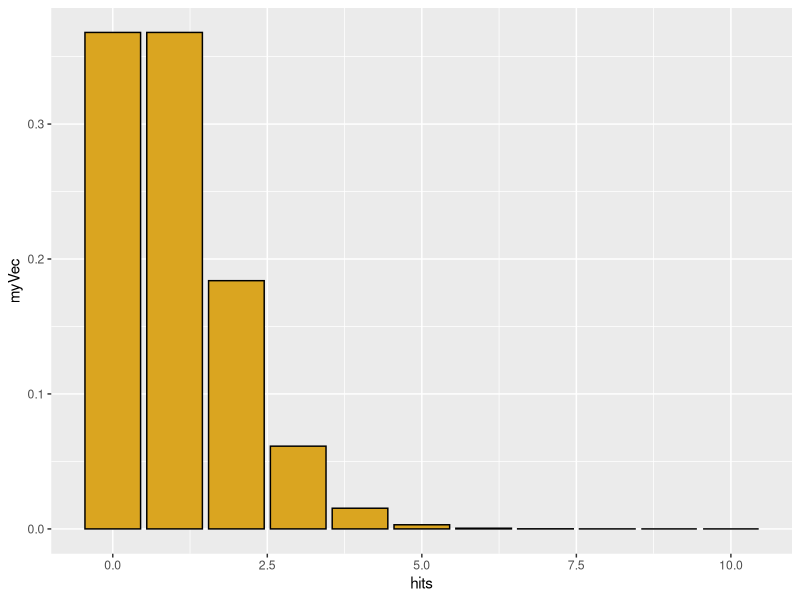
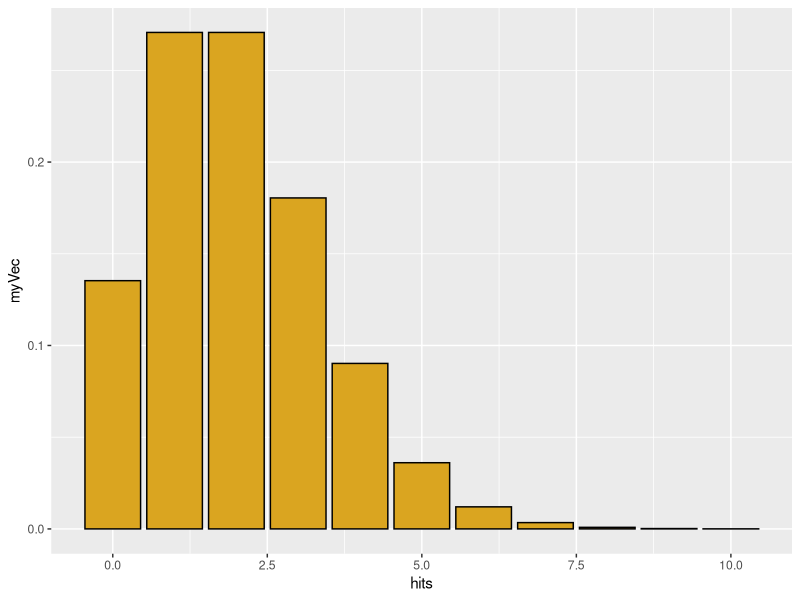
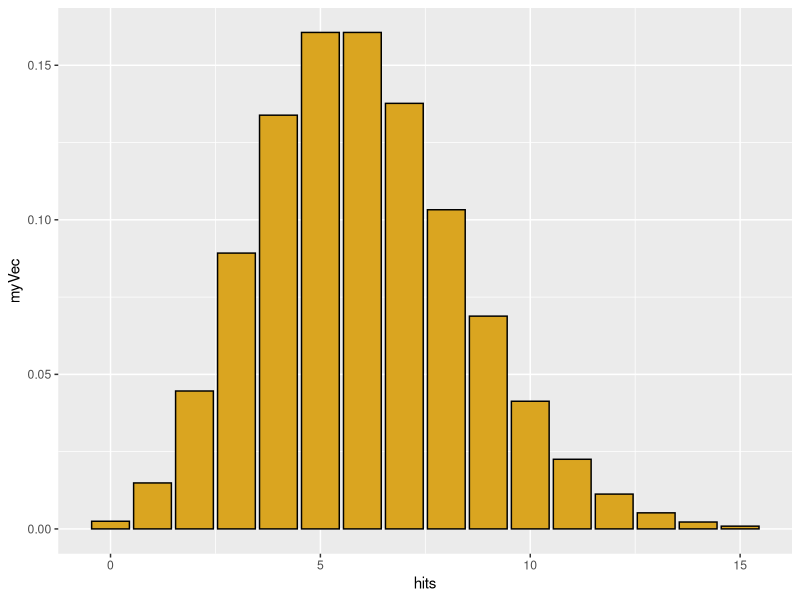
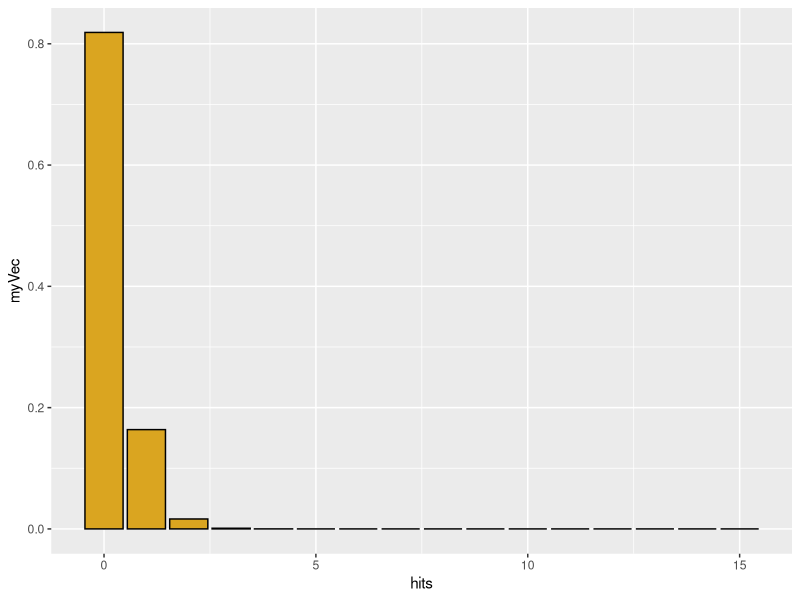
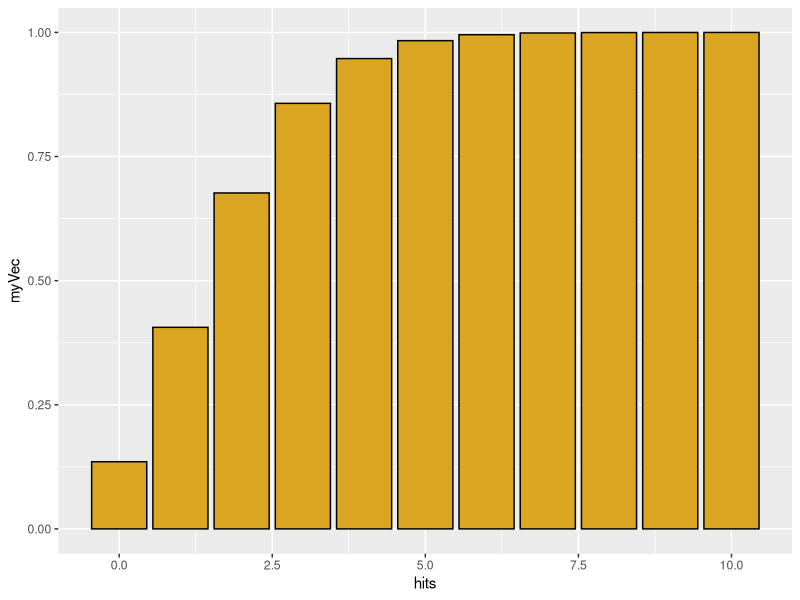
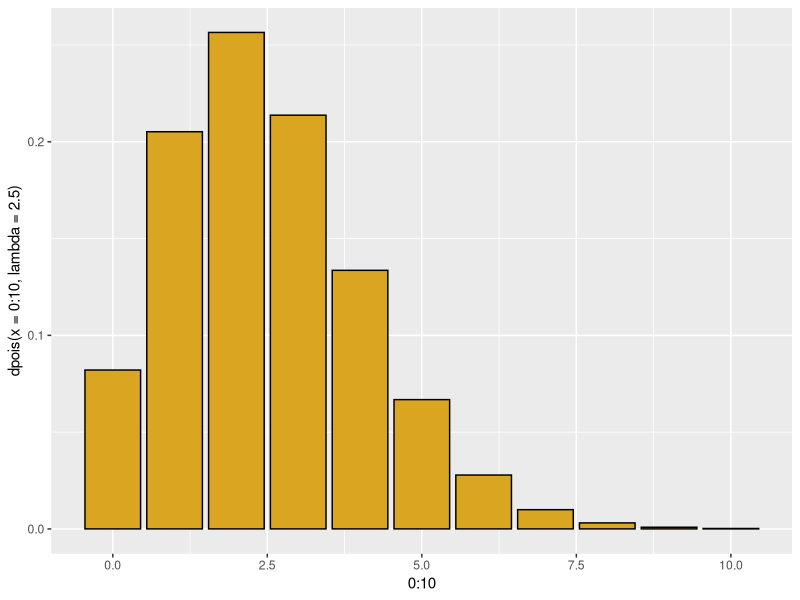
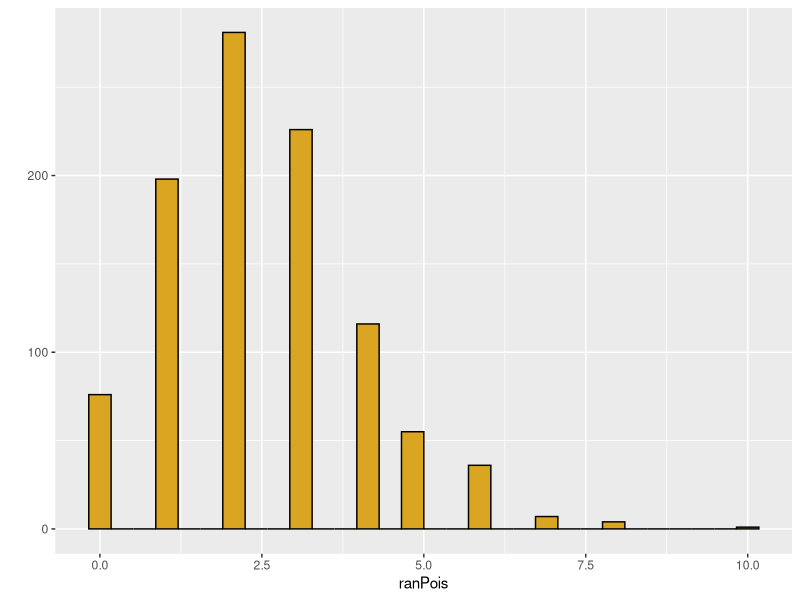
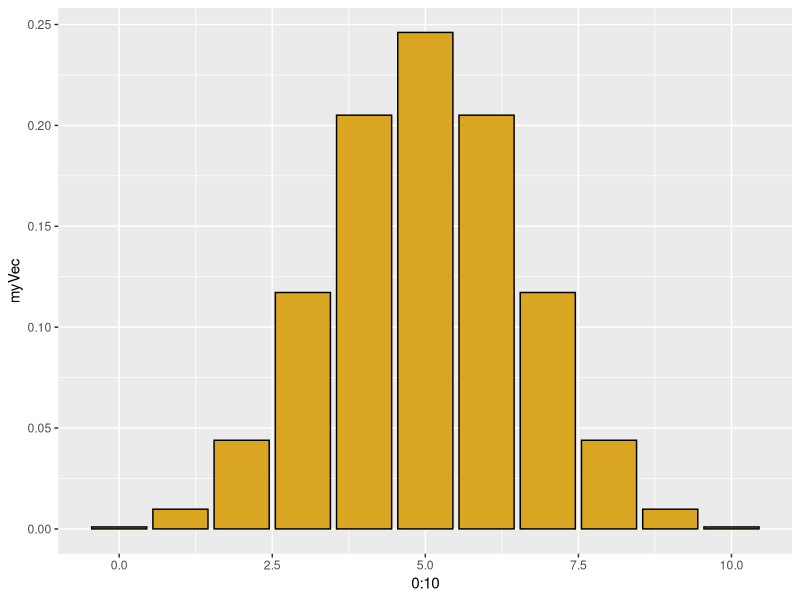

The R source for these figures, in order:
## ---- chunk 1
knitr::opts_chunk$set(eval = FALSE, message=FALSE)
## ---- chunk 2
library(ggplot2)
library(MASS)
#-------------------------------------------------
# Poisson distribution
# Discrete X >= 0
# Random events with a constant rate lambda
# (observations per time or per unit area)
# Parameter lambda > 0

# "d" function generates probability density
hits <- 0:10
myVec <- dpois(x=hits,lambda=1)
qplot(x=hits,y=myVec,geom="col",color=I("black"),fill=I("goldenrod"))

myVec <- dpois(x=hits,lambda=2)
qplot(x=hits,y=myVec,geom="col",color=I("black"),fill=I("goldenrod"))

hits <- 0:15
myVec <- dpois(x=hits,lambda=6)
qplot(x=hits,y=myVec,geom="col",color=I("black"),fill=I("goldenrod"))


hits <- 0:15
myVec <- dpois(x=hits,lambda=0.2)
qplot(x=hits,y=myVec,geom="col",color=I("black"),fill=I("goldenrod"))

sum(myVec)  # sum of density function = 1.0 (total area under curve)

# for a Poisson distribution with lambda=2, 
# what is the probability that a single draw will yield X=0?

dpois(x=0,lambda=2)

# "p" function generates cumulative probability density; gives the 
# "lower tail" cumulative area of the distribution

hits <- 0:10
myVec <- ppois(q=hits,lambda=2)
qplot(x=hits,y=myVec,geom="col",color=I("black"),fill=I("goldenrod"))


# for a Poisson distribution with lambda=2, 
# what is the probability that a single random draw will yield X <= 1?

ppois(q=1, lambda=2)


# We could also get this through dpois
p1 <- dpois(x=0,lambda=2)
p1
p2 <- dpois(x=1,lambda=2)
p2
p1 + p2


# The q function is the inverse of p
# What is the number of hits corresponding to 50% of the probability mass
qpois(p=0.5,lambda=2.5)
qplot(x=0:10,y=dpois(x=0:10,lambda=2.5),geom="col",color=I("black"),fill=I("goldenrod"))

# but distribution is discrete, so this is not exact
ppois(q=2,lambda=2.5)

# finally, we can simulate individual values from a poisson
ranPois <- rpois(n=1000,lambda=2.5)
qplot(x=ranPois,color=I("black"),fill=I("goldenrod"))


# for real or simulated data, we can use the quantile
# function to find the empirical  95% confidence interval on the data

quantile(x=ranPois,probs=c(0.025,0.975))
## ---- chunk 3
#-------------------------------------------------
# Binomial distribution
# p = probability of a dichotomous outcome
# size = number of trials
# x = possible outcomes
# outcome x is bounded between 0 and number of trials

# use "d" binom for density function
hits <- 0:10
myVec <- dbinom(x=hits,size=10,prob=0.5)
qplot(x=0:10,y=myVec,geom="col",color=I("black"),fill=I("goldenrod"))

# what is probability of getting 5 heads out of 10 tosses?
dbinom(x=5,size=10,prob=0.5)

# of course, the coin can be a biased one
myVec <- dbinom(x=hits,size=10,prob=0.95)
qplot(x=0:10,y=myVec,geom="col",color=I("black"),fill=I("goldenrod"))

# use "p" binom for cumulative distribution


# what is the probability of getting 5 
# or fewer heads out of 10 tosses?
pbinom(q=5,size=10,prob=0.5)

# symmetry requires odd number of tosses
pbinom(q=4,size=9,prob=0.5)



# what is a 95% confidence interval for 100 trials 
# of a coin with p = 0.7 for heads?
qbinom(p=c(0.025,0.975),size=100,prob=0.7)

# and how does this compare to the interval for an actual simlation of 50 tosses of 100 coins?

myCoins <- rbinom(n=50,size=100,prob=0.5)
qplot(x=myCoins,color=I("black"),fill=I("goldenrod"))
quantile(x=myCoins,probs=c(0.025,0.975))

## ---- chunk 4
#-------------------------------------------------
# negative binomial: number of failures (values of MyVec)
# in a series of (Bernouli) with p=probability of success 
# before a target number of successes (= size)
# generates a discrete distribution that is more 
# heterogeneous ("overdispersed") than Poisson
hits <- 0:40
myVec <- dnbinom(x=hits, size=5, prob=0.5)
qplot(x=hits,y=myVec,geom="col",color=I("black"),fill=I("goldenrod"))

# geometric series is a special case where N= 1 success
# each bar is a constant fraction 1 - "prob" of the bar before it
myVec <- dnbinom(x=hits, size=1, prob=0.1)
qplot(x=hits,y=myVec,geom="col",color=I("black"),fill=I("goldenrod"))


# alternatively specify mean = mu of distribution and size, 
# the dispersion parameter (small is more dispersed)
# this gives us a poisson with a lambda value that varies
# the dispersion parameter is the shape parameter in the gamma
# as it increases, the distribution has a smaller variance
# just simulate it directly

nbiRan <- rnbinom(n=1000,size=10,mu=5)
qplot(nbiRan,color=I("black"),fill=I("goldenrod"))

nbiRan <- rnbinom(n=1000,size=0.1,mu=5)
qplot(nbiRan,color=I("black"),fill=I("goldenrod"))
## ---- chunk 5
#-------------------------------------------------
# uniform
# params specify minimum and maximum

#runif for random data
qplot(x=runif(n=100,min=0,max=5),color=I("black"),fill=I("goldenrod"))
qplot(runif(n=1000,min=0,max=5),color=I("black"),fill=I("goldenrod"))
#-------------------------------------------------
## ---- chunk 6
# normal 
myNorm <- rnorm(n=100,mean=100,sd=2)
qplot(myNorm,color=I("black"),fill=I("goldenrod"))

# problems with uniform when mean is small but zero is not allowed.
myNorm <- rnorm(n=100,mean=2,sd=2)
qplot(myNorm,color=I("black"),fill=I("goldenrod"))
summary(myNorm)
tossZeroes <- myNorm[myNorm>0]
qplot(tossZeroes,color=I("black"),fill=I("goldenrod"))
summary(tossZeroes)
## ---- chunk 7
#-------------------------------------------------
# gamma distribution, continuous positive values, but bounded at 0

myGamma <- rgamma(n=100,shape=1,scale=10)
qplot(myGamma,color=I("black"),fill=I("goldenrod"))

# gamma with shape= 1 is an exponential with scale = mean

# shape <=1 gives a mode near zero; very small shape rounds to zero
myGamma <- rgamma(n=100,shape=0.1,scale=1)
qplot(myGamma,color=I("black"),fill=I("goldenrod"))

# large shape parameters moves towards a normal
myGamma <- rgamma(n=100,shape=20,scale=1)
qplot(myGamma,color=I("black"),fill=I("goldenrod"))

# scale parameter changes mean- and the variance!
qplot(rgamma(n=100,shape=2,scale=100),color=I("black"),fill=I("goldenrod"))
qplot(rgamma(n=100,shape=2,scale=10),color=I("black"),fill=I("goldenrod"))
qplot(rgamma(n=100,shape=2,scale=1),color=I("black"),fill=I("goldenrod"))
qplot(rgamma(n=100,shape=2,scale=0.1),color=I("black"),fill=I("goldenrod"))


# unlike the normal, the two parameters affect both mean and variance

# mean = shape*scale
# variance= shape*scale^2
## ---- chunk 8
#-------------------------------------------------

# beta distribution 
# bounded at 0 and 1
# analagous to a binomial, but result is a continuous distribution of probabilities
# parameter shape1 = number of successes + 1
# parameter shape2 = number of failures + 1
# interpret these in terms of a coin you are tossing

# shape1 = 1, shape2 = 1 = "no data"
myBeta <- rbeta(n=1000,shape1=1,shape2=1)
qplot(myBeta,xlim=c(0,1),color=I("black"),fill=I("goldenrod"))


# shape1 = 2, shape1 = 1 = "1 coin toss, comes up heads!"
myBeta <- rbeta(n=1000,shape1=2,shape2=1)
qplot(myBeta,xlim=c(0,1),color=I("black"),fill=I("goldenrod"))

# two tosses, 1 head and 1 tail
myBeta <- rbeta(n=1000,shape1=2,shape2=2)
qplot(myBeta,xlim=c(0,1),color=I("black"),fill=I("goldenrod"))

# two tosses, both heads
myBeta <- rbeta(n=1000,shape1=2,shape2=1)
qplot(myBeta,xlim=c(0,1),color=I("black"),fill=I("goldenrod"))

# let's get more data
myBeta <- rbeta(n=1000,shape1=20,shape2=20)
qplot(myBeta,xlim=c(0,1),color=I("black"),fill=I("goldenrod"))

myBeta <- rbeta(n=1000,shape1=500,shape2=500)
qplot(myBeta,xlim=c(0,1),color=I("black"),fill=I("goldenrod"))

# if the coin is biased
myBeta <- rbeta(n=1000,shape1=1000,shape2=500)
qplot(myBeta,xlim=c(0,1),color=I("black"),fill=I("goldenrod"))
myBeta <- rbeta(n=1000,shape1=10,shape2=5)
qplot(myBeta,xlim=c(0,1),color=I("black"),fill=I("goldenrod"))


# shape parameters less than 1.0 give us a u-shaped distribution
myBeta <- rbeta(n=1000,shape1=0.1,shape2=0.1)
qplot(myBeta,xlim=c(0,1),color=I("black"),fill=I("goldenrod"))
myBeta <- rbeta(n=1000,shape1=0.5,shape2=0.2)
qplot(myBeta,xlim=c(0,1),color=I("black"),fill=I("goldenrod"))
## ---- chunk 9
#-------------------------------------------------
# estimating parameters from data
# maximum likelihood estimator theta versus P(data|theta)

# use fitdistr function, feeding it data and a distribution type)
x <- rnorm(1000,mean=92.5,sd=2.5)
qplot(x,color=I("black"),fill=I("goldenrod"))
fitdistr(x,"normal")

# compare to true parameters
# compare to parameters estimated from simple means and standard deviations
mean(x)
sd(x)

# but how do we "know" what distribution to fit?
fitdistr(x,"gamma")
z <- fitdistr(x,"gamma")

# find components of z
str(z)
# rate = 1/scale
# so here is the estimate of the mean
z$estimate[1]/z$estimate[2]

# and here is the estimate of the variance
z$estimate[1]/z$estimate[2]^2
